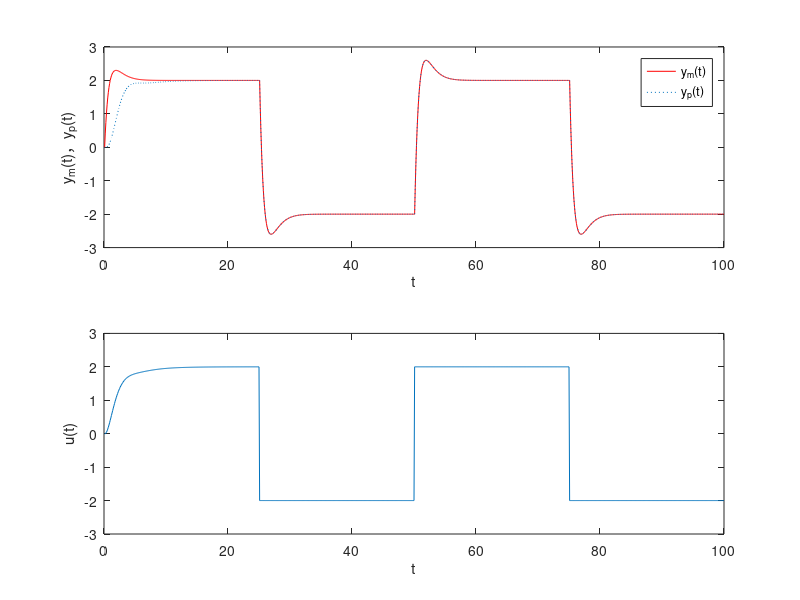

This chart was generated by the following MATLAB code:
clear all; close all;

h=0.1; L=100/h;        %数值积分步长和仿真步数（减小h，可以提高积分精度）
num=[2 1]; den=[1 2 1]; n=length(den)-1;    %对象参数（严格正实）
k=1; [Ap,Bp,Cp,Dp]=tf2ss(k*num,den);      %对象参数（传递函数型转换为状态空间型）
km=1; [Am,Bm,Cm,Dm]=tf2ss(km*num,den); %参考模型参数

gamma=0.1;                           %自适应增益

yr0=0; u0=0; e0=0;                     %初值
xp0=zeros(n,1); xm0=zeros(n,1);          %状态向量初值
kc0=0;                               %可调增益初值
r=2; yr=r*[ones(1,L/4) -ones(1,L/4) ones(1,L/4) -ones(1,L/4)]; %输入信号

for ke=1:L
    time(ke)=ke*h;
    xp(:,ke)=xp0+h*(Ap*xp0+Bp*u0);
    yp(ke)=Cp*xp(:,ke);            %计算yp
    
    xm(:,ke)=xm0+h*(Am*xm0+Bm*yr0);
    ym(ke)=Cm*xm(:,ke);                %计算ym
    
    e(ke)=ym(ke)-yp(ke);                %e=ym-yp
    kc=kc0+h*gamma*e0*yr0;            %Lyapunov-MRAC自适应律(7-81)
    u(ke)=kc*yr(ke); %控制量
    
    %更新数据
    yr0=yr(ke); u0=u(ke); e0=e(ke);
    xp0=xp(:,ke); xm0=xm(:,ke);
    kc0=kc;
end
subplot(2,1,1);
plot(time,ym,'r',time,yp,':');
xlabel('t'); ylabel('y_m(t)，y_p(t)');
legend('y_m(t)','y_p(t)');
subplot(2,1,2);
plot(time,u);
xlabel('t'); ylabel('u(t)');
